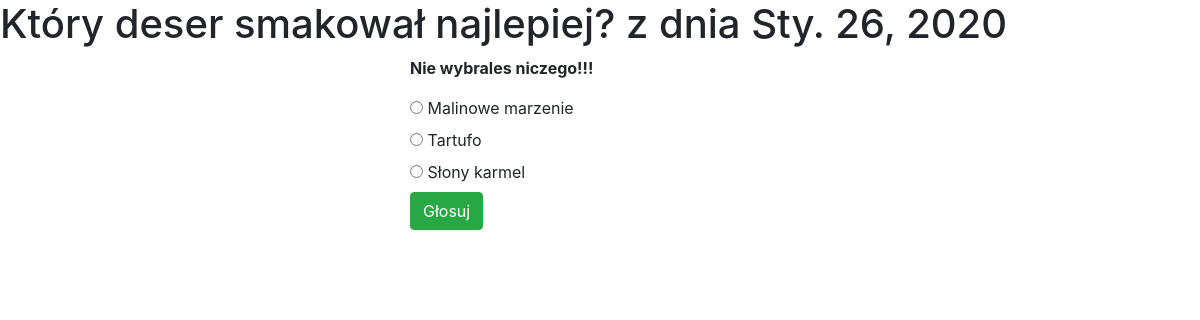
/ankieta/10/glosuj, run on the app's committed database.
### ankieta/models.py (models this page shows, shortened)
class Pytanie(models.Model):
    tekst_pytanie = models.CharField(max_length=200)
    data_publikowacji = models.DateField(auto_now=True)
    objects=models.Manager()

class Odpowiedz(models.Model):
    pytanie= models.ForeignKey(Pytanie,on_delete=models.CASCADE)
    tekst_odpowiedzi =models.CharField(max_length=200)
    glosy= models.IntegerField(default=0)
    objects=models.Manager()

### ankieta/views.py (the view)
# urls.py: path('<int:pytanie_id>/glosuj',views.glosuj,name='glosuj'),
def glosuj(request,pytanie_id):
    pytanie=get_object_or_404(Pytanie, pk=pytanie_id)
    try:
        wybr_odp=pytanie.odpowiedz_set.get(pk=request.POST['odp'])
    except (KeyError, Odpowiedz.DoesNotExist):
        return render(request, 'ankieta/szczegoly.html',{
            'pytanie':pytanie,
            'error_message': 'Nie wybrales niczego!!!'
        })
    else:
        wybr_odp.glosy+=1
        wybr_odp.save()
        return HttpResponseRedirect(reverse('wyniki', args=(pytanie.id,)))

### ankieta/templates/ankieta/szczegoly.html (shortened to what this page needs)
{% extends 'ankieta/base.html' %}
{% block content %}
<h1>{{ pytanie.tekst_pytanie }} z dnia {{ pytanie.data_publikowacji }}</h1></div>
    <div class="row">
      <div class="col-sm">
      </div>
      <div class="col-sm">
        {% if error_message %}<p><strong>{{error_message}} </strong></p>{% endif %}
        <form action="{% url 'glosuj' pytanie.id %}" method="POST">
            {% for odp in pytanie.odpowiedz_set.all %}
                <input type="radio" name="odp" id="odp{{ forloop.counter }}" value="{{ odp.id}}">
                <label for="odp{{ forloop.counter }}">{{ odp.tekst_odpowiedzi}}</label>
                <br>
            {% endfor %}
           <button type= "submit" class="btn btn-success">Głosuj</button>
        </form>
      </div>
      <div class="col-sm">
      </div>
    </div>
  {% endblock %}

### data on the page
Pytanie: tekst_pytanie "Który deser smakował najlepiej?", data_publikowacji "Sty. 26, 2020"
Odpowiedz: tekst_odpowiedzi "Malinowe marzenie"
Odpowiedz: tekst_odpowiedzi "Tartufo"
Odpowiedz: tekst_odpowiedzi "Słony karmel"

### other printed values
{{ error_message }} "Nie wybrales niczego!!!"
